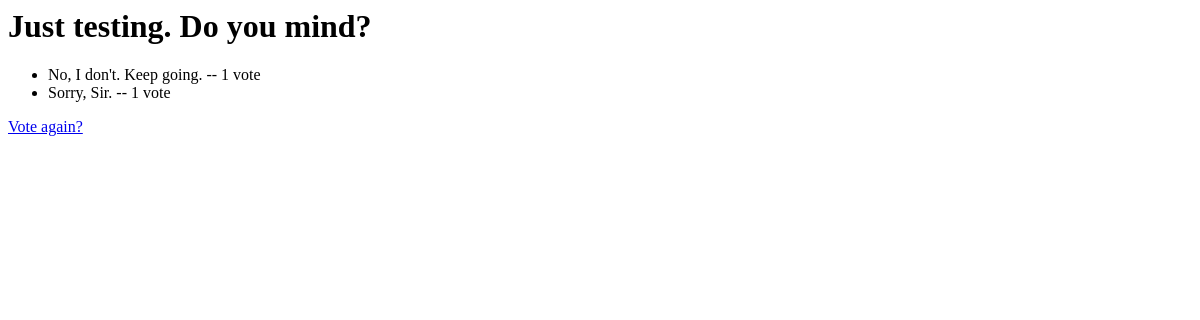
Page /2/results/ on the earlier database version.
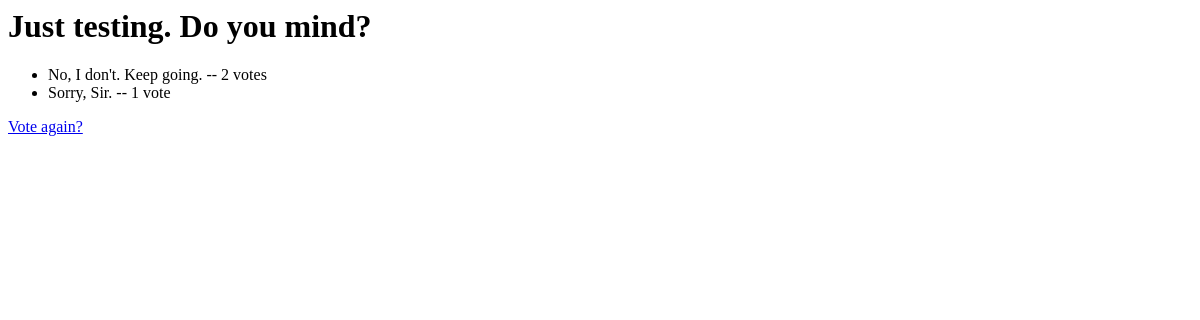
Same page on the later database version.
### polls/models.py (models this page shows, shortened)
class Question(models.Model):
    question_text = models.CharField(max_length=200)
    pub_date = models.DateTimeField('date published')

class Choice(models.Model):
    question = models.ForeignKey(Question, on_delete=models.CASCADE)
    choice_text = models.CharField(max_length=200)
    votes = models.IntegerField(default=0)

### polls/views.py (the view)
# urls.py: path('<int:pk>/results/', views.ResultsView.as_view(), name='results'),
class ResultsView(generic.DetailView):
    model = Question
    template_name = 'polls/results.html'
    def get_queryset(self):
        return Question.objects.filter(pub_date__lte=timezone.now())

### polls/templates/polls/results.html
<h1>{{ question.question_text }}</h1>
<ul>
{% for choice in question.choice_set.all %}
    <li>{{ choice.choice_text }} -- {{ choice.votes }} vote{{ choice.votes|pluralize }}</li>
{% endfor %}
</ul>
<a href="{% url 'polls:detail' question.id %}">Vote again?</a>

Differences in the rows shown:
changed Choice "No, I don't. Keep going.": votes "1" → "2"
